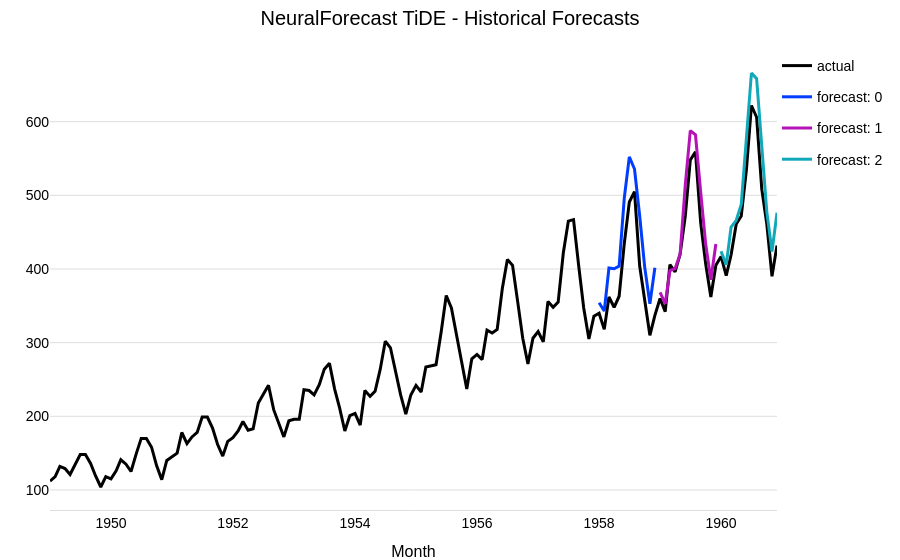

The notebook cell this image was saved under:
### Markdown cell above
## 5. Historical Forecasts & Backtesting

Since `NeuralForecastModel` is a Darts `TorchForecastingModel`, it has access to all other Darts functionality. For **more robust evaluation**, we should make use of Darts' **optimized historical forecast & backtesting** routine (very similar to NeuralForecasts cross validation).

### Code cell
# get a fresh TiDE instance and train it on everything except the last 36 points
model_backtest = model_nf.untrained_model()
model_backtest.fit(series[:-36])

# generate forecasts sequentially over the last 36 points
historical_forecasts = model_backtest.historical_forecasts(
    series=series,
    start=-36,
    forecast_horizon=output_chunk_length,
    stride=output_chunk_length,  # move 12 steps ahead after each forecast
    retrain=False,  # no re-training, only apply pre-trained model
    verbose=True,
    last_points_only=False,
)

fig = series.plotly(label="actual")
for idx, forecast in enumerate(historical_forecasts):
    fig = forecast.plotly(label=f"forecast: {idx}", fig=fig)
fig.update_layout(title="NeuralForecast TiDE - Historical Forecasts", **config)

### Figure 1 — Plotly figure (JSON) as saved in the notebook; plotly's stock layout.template omitted (floating-point values rounded to 4 significant figures; data arrays with more than 128 entries replaced by an {"elided": "..."} marker saying what was removed)
{"data": [{"hovertemplate": "<b>actual</b>: %{y:.3g}<extra></extra>", "legendgroup": "actual", "line": {"color": "#000000"}, "mode": "lines", "name": "actual", "type": "scatter", "x": {"elided": "144 str values"}, "y": {"elided": "144 float values"}}, {"hovertemplate": "<b>forecast: 0</b>: %{y:.3g}<extra></extra>", "legendgroup": "forecast: 0", "line": {"color": "#003dfd"}, "mode": "lines", "name": "forecast: 0", "type": "scatter", "x": ["1958-01-01T00:00:00.000000000", "1958-02-01T00:00:00.000000000", "1958-03-01T00:00:00.000000000", "1958-04-01T00:00:00.000000000", "1958-05-01T00:00:00.000000000", "1958-06-01T00:00:00.000000000", "1958-07-01T00:00:00.000000000", "1958-08-01T00:00:00.000000000", "1958-09-01T00:00:00.000000000", "1958-10-01T00:00:00.000000000", "1958-11-01T00:00:00.000000000", "1958-12-01T00:00:00.000000000"], "y": [354.1, 342.9, 401.5, 400.4, 403.9, 496.9, 552.3, 535.7, 471.9, 402.5, 352.8, 401.6]}, {"hovertemplate": "<b>forecast: 1</b>: %{y:.3g}<extra></extra>", "legendgroup": "forecast: 1", "line": {"color": "#b512b8"}, "mode": "lines", "name": "forecast: 1", "type": "scatter", "x": ["1959-01-01T00:00:00.000000000", "1959-02-01T00:00:00.000000000", "1959-03-01T00:00:00.000000000", "1959-04-01T00:00:00.000000000", "1959-05-01T00:00:00.000000000", "1959-06-01T00:00:00.000000000", "1959-07-01T00:00:00.000000000", "1959-08-01T00:00:00.000000000", "1959-09-01T00:00:00.000000000", "1959-10-01T00:00:00.000000000", "1959-11-01T00:00:00.000000000", "1959-12-01T00:00:00.000000000"], "y": [368.1, 352.8, 397.7, 400.6, 420.1, 514.3, 587.9, 582.1, 504.7, 434.1, 385.3, 433.9]}, {"hovertemplate": "<b>forecast: 2</b>: %{y:.3g}<extra></extra>", "legendgroup": "forecast: 2", "line": {"color": "#11a9ba"}, "mode": "lines", "name": "forecast: 2", "type": "scatter", "x": ["1960-01-01T00:00:00.000000000", "1960-02-01T00:00:00.000000000", "1960-03-01T00:00:00.000000000", "1960-04-01T00:00:00.000000000", "1960-05-01T00:00:00.000000000", "1960-06-01T00:00:00.000000000", "1960-07-01T00:00:00.000000000", "1960-08-01T00:00:00.000000000", "1960-09-01T00:00:00.000000000", "1960-10-01T00:00:00.000000000", "1960-11-01T00:00:00.000000000", "1960-12-01T00:00:00.000000000"], "y": [424.1, 405.6, 456.8, 466.1, 487.6, 585.3, 666.1, 658.3, 561.8, 477.5, 423.5, 476.4]}], "layout": {"hovermode": "x unified", "legend": {"xanchor": "left"}, "title": {"text": "NeuralForecast TiDE - Historical Forecasts"}, "xaxis": {"title": {"text": "Month"}}}}
